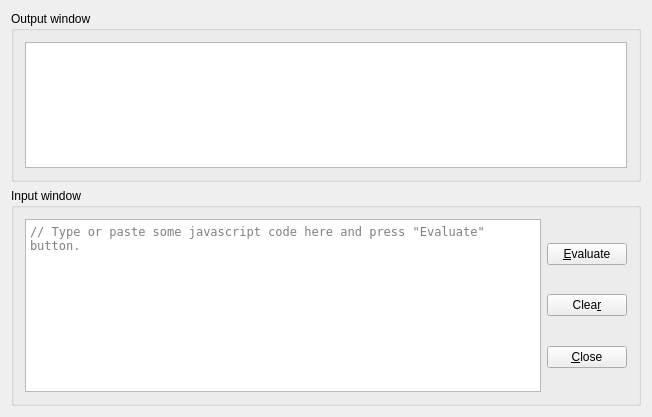
<?xml version="1.0" encoding="UTF-8"?>
<ui version="4.0">
 <class>MainWindow</class>
 <widget class="QWidget" name="MainWindow">
  <property name="geometry">
   <rect>
    <x>0</x>
    <y>0</y>
    <width>652</width>
    <height>417</height>
   </rect>
  </property>
  <property name="windowTitle">
   <string notr="true">QJSConsole</string>
  </property>
  <layout class="QVBoxLayout" name="verticalLayout">
   <item>
    <widget class="QGroupBox" name="grpOutputWindow">
     <property name="title">
      <string>Output window</string>
     </property>
     <layout class="QHBoxLayout" name="horizontalLayout_2">
      <item>
       <widget class="QTextEdit" name="txtOutput">
        <property name="font">
         <font>
          <family>Bitstream Vera Sans Mono</family>
         </font>
        </property>
        <property name="toolTip">
         <string>Output window. Exceptions and return values are printed here. You can also write content here by using console.* functions.</string>
        </property>
        <property name="lineWrapMode">
         <enum>QTextEdit::NoWrap</enum>
        </property>
        <property name="acceptRichText">
         <bool>false</bool>
        </property>
        <property name="textInteractionFlags">
         <set>Qt::LinksAccessibleByKeyboard|Qt::LinksAccessibleByMouse|Qt::TextBrowserInteraction|Qt::TextSelectableByKeyboard|Qt::TextSelectableByMouse</set>
        </property>
       </widget>
      </item>
     </layout>
    </widget>
   </item>
   <item>
    <widget class="QGroupBox" name="grpInputWindow">
     <property name="title">
      <string>Input window</string>
     </property>
     <layout class="QHBoxLayout" name="horizontalLayout">
      <item>
       <widget class="QPlainTextEdit" name="txtCode">
        <property name="font">
         <font>
          <family>Bitstream Vera Sans Mono</family>
         </font>
        </property>
        <property name="toolTip">
         <string>// Type or paste some javascript code here and press &quot;Evaluate&quot; button.</string>
        </property>
        <property name="lineWrapMode">
         <enum>QPlainTextEdit::NoWrap</enum>
        </property>
        <property name="placeholderText">
         <string>// Type or paste some javascript code here and press &quot;Evaluate&quot; button.</string>
        </property>
       </widget>
      </item>
      <item>
       <layout class="QVBoxLayout" name="verticalLayout_2">
        <item>
         <spacer name="verticalSpacer">
          <property name="orientation">
           <enum>Qt::Vertical</enum>
          </property>
          <property name="sizeHint" stdset="0">
           <size>
            <width>20</width>
            <height>40</height>
           </size>
          </property>
         </spacer>
        </item>
        <item>
         <widget class="QPushButton" name="btnEvaluate">
          <property name="text">
           <string>&amp;Evaluate</string>
          </property>
         </widget>
        </item>
        <item>
         <spacer name="verticalSpacer_2">
          <property name="orientation">
           <enum>Qt::Vertical</enum>
          </property>
          <property name="sizeHint" stdset="0">
           <size>
            <width>20</width>
            <height>40</height>
           </size>
          </property>
         </spacer>
        </item>
        <item>
         <widget class="QPushButton" name="btnClear">
          <property name="text">
           <string>Clea&amp;r</string>
          </property>
         </widget>
        </item>
        <item>
         <spacer name="verticalSpacer_4">
          <property name="orientation">
           <enum>Qt::Vertical</enum>
          </property>
          <property name="sizeHint" stdset="0">
           <size>
            <width>20</width>
            <height>40</height>
           </size>
          </property>
         </spacer>
        </item>
        <item>
         <widget class="QPushButton" name="btnClose">
          <property name="text">
           <string>&amp;Close</string>
          </property>
         </widget>
        </item>
        <item>
         <spacer name="verticalSpacer_3">
          <property name="orientation">
           <enum>Qt::Vertical</enum>
          </property>
          <property name="sizeHint" stdset="0">
           <size>
            <width>20</width>
            <height>40</height>
           </size>
          </property>
         </spacer>
        </item>
       </layout>
      </item>
     </layout>
    </widget>
   </item>
  </layout>
 </widget>
 <layoutdefault spacing="6" margin="11"/>
 <tabstops>
  <tabstop>txtCode</tabstop>
  <tabstop>txtOutput</tabstop>
  <tabstop>btnEvaluate</tabstop>
  <tabstop>btnClear</tabstop>
  <tabstop>btnClose</tabstop>
 </tabstops>
 <resources/>
 <connections>
  <connection>
   <sender>btnClose</sender>
   <signal>clicked()</signal>
   <receiver>MainWindow</receiver>
   <slot>close()</slot>
   <hints>
    <hint type="sourcelabel">
     <x>586</x>
     <y>357</y>
    </hint>
    <hint type="destinationlabel">
     <x>646</x>
     <y>393</y>
    </hint>
   </hints>
  </connection>
  <connection>
   <sender>btnClear</sender>
   <signal>clicked()</signal>
   <receiver>txtCode</receiver>
   <slot>clear()</slot>
   <hints>
    <hint type="sourcelabel">
     <x>585</x>
     <y>296</y>
    </hint>
    <hint type="destinationlabel">
     <x>437</x>
     <y>286</y>
    </hint>
   </hints>
  </connection>
  <connection>
   <sender>btnClear</sender>
   <signal>clicked()</signal>
   <receiver>txtCode</receiver>
   <slot>setFocus()</slot>
   <hints>
    <hint type="sourcelabel">
     <x>617</x>
     <y>298</y>
    </hint>
    <hint type="destinationlabel">
     <x>427</x>
     <y>304</y>
    </hint>
   </hints>
  </connection>
 </connections>
</ui>
